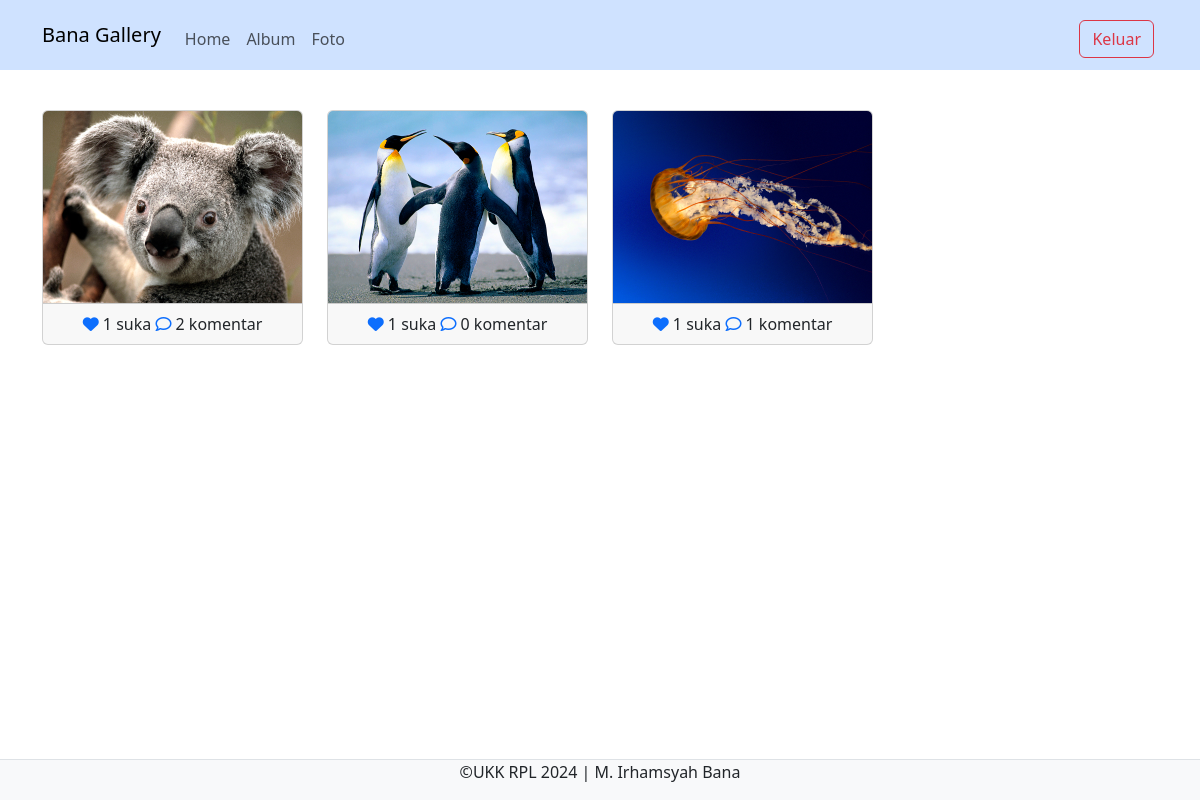
The page /admin/index.php (signed in) on the database its author committed.
### tables this page shows
CREATE TABLE `foto` (
  `fotoid` int(11) NOT NULL,
  `judulfoto` varchar(255) NOT NULL,
  `deskripsifoto` text NOT NULL,
  `tanggalunggah` date NOT NULL,
  `lokasifile` varchar(255) NOT NULL,
  `albumid` int(11) NOT NULL,
  `userid` int(11) NOT NULL
);

### admin/index.php (the view, shortened to what this page needs)
<?php
$userid = $_SESSION['userid'];
include '../config/koneksi.php';
?>
<!DOCTYPE html>
<html lang="en">
<head>
    <link rel="stylesheet" type="text/css" href="../assets/css/bootstrap.min.css">
    <link rel="stylesheet" href="https://cdnjs.cloudflare.com/ajax/libs/font-awesome/6.5.1/css/all.min.css"/>
</head>
<body>
<nav class="navbar navbar-expand-lg navbar-danger-subtle bg-primary-subtle">
  <div class="container">
    <a class="navbar-brand" href="index.php">Bana Gallery</a>
    <div class="collapse navbar-collapse mt-2" id="navbarNavAltMarkup">
      <div class="navbar-nav me-auto">
      <a href="home.php" class="nav-link">Home</a>
      <a href="album.php" class="nav-link">Album</a>
      <a href="foto.php" class="nav-link">Foto</a>
      </div>
      <a href="../config/aksi_logout.php" class="btn btn-outline-danger m-1">Keluar</a>
    </div>
  </div>
</nav>
<div class="container mt-3">
  <div class="row">
    <?php
  $query = mysqli_query($koneksi, "SELECT * FROM Foto INNER JOIN user ON foto.userid=user.userid INNER JOIN album ON foto.albumid=album.albumid");
while($data =mysqli_fetch_array($query)){
?>
<div class="col-md-3">
<a type="button" data-bs-toggle="modal" data-bs-target="#komentar<?php echo $data['fotoid'] ?>">
             <div class="card mb-2">
                <img style="height: 12rem;" src="../assets/img/<?php echo $data['lokasifile'] ?>" class="card-img-top"
                 title="<?php echo $data['judulfoto'] ?>">
                <div class="card-footer text-center">
                    <?php
                    $fotoid = $data['fotoid'];
                    $ceksuka = mysqli_query($koneksi, "SELECT * FROM likefoto WHERE fotoid='$fotoid' AND userid='$userid'");
                    if (mysqli_num_rows($ceksuka) == 1) { ?>
                          <a href="../config/proses_like.php?fotoid=<?php echo $data['fotoid'] ?>" type="submit" name="batalsuka">
                    <i class="fa fa-heart"></i></a>
                    <?php }else{ ?>
                        <a href="../config/proses_like.php?fotoid=<?php echo $data['fotoid'] ?>" type="submit" name="suka">
                    <i class="fa-regular fa-heart"></i></a>
                        <?php }
                    $like = mysqli_query($koneksi, "SELECT * FROM likefoto WHERE fotoid='$fotoid'");
                    echo mysqli_num_rows($like). ' suka';
                     ?>
                    <a href="#" type="button" data-bs-toggle="modal" data-bs-target="#komentar<?php echo $data['fotoid'] ?>"><i class="fa-regular fa-comment"></i> </a>
                    <?php
                    $jmlkomen = mysqli_query($koneksi, "SELECT * FROM komentarfoto WHERE fotoid='$fotoid'");
                    echo mysqli_num_rows($jmlkomen). ' komentar';
                    ?>
                </div>
            </div>
            </a>
        </div>
                    <?php }  ?>
  </div>
</div>
<footer class="d-flex justify-content-center border-top mt-3 bg-light fixed-bottom">
    <p>&copy;UKK RPL 2024 | M. Irhamsyah Bana</p>
</footer>
</body>
</html>

### rows shown on the page
foto: lokasifile+judulfoto (picture), mysqli_num_rows($like) "1", mysqli_num_rows($jmlkomen) "2"
foto: lokasifile (picture), mysqli_num_rows($like) "1", mysqli_num_rows($jmlkomen) "0"
foto: lokasifile (picture), mysqli_num_rows($like) "1", mysqli_num_rows($jmlkomen) "1"
